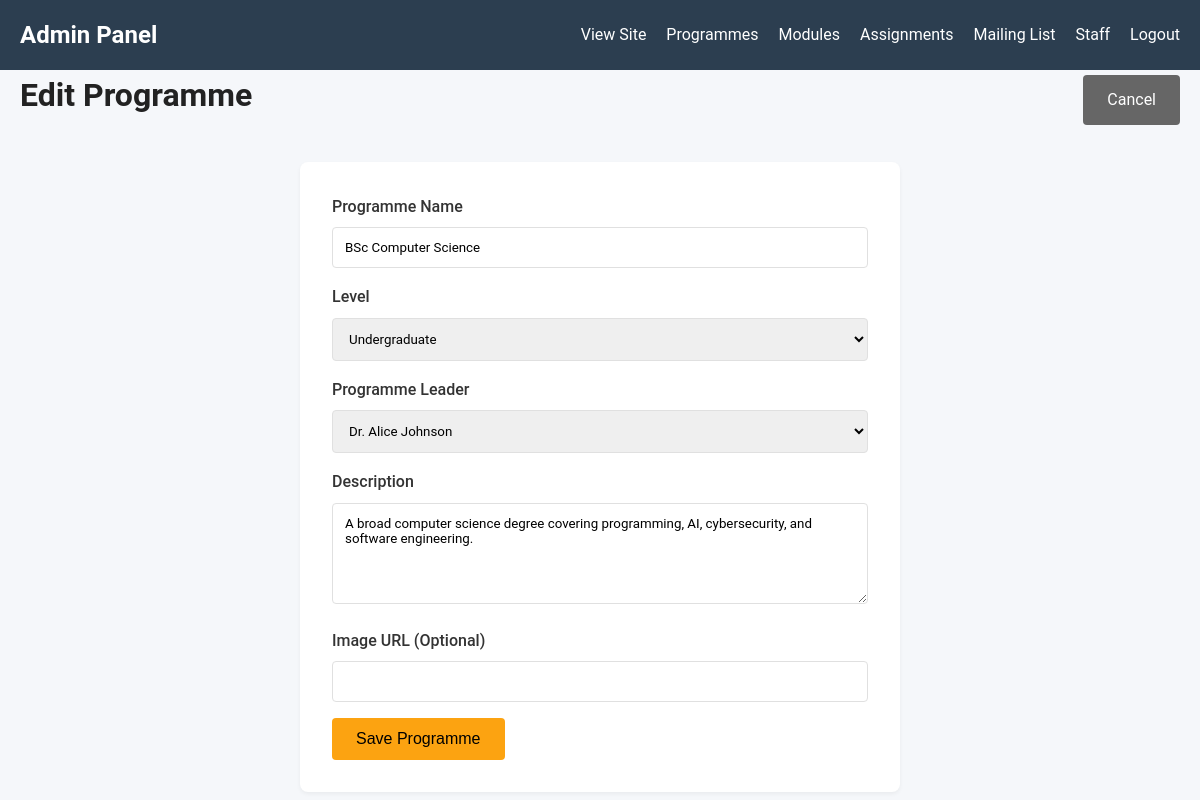
Page /admin/programmes/edit/1 (signed in) on the committed database.
### tables this page shows
CREATE TABLE Programmes (
    ProgrammeID INTEGER PRIMARY KEY AUTO_INCREMENT,
    ProgrammeName TEXT NOT NULL,
    LevelID INTEGER,
    ProgrammeLeaderID INTEGER,
    Description TEXT,
    Image TEXT,
    FOREIGN KEY (LevelID) REFERENCES Levels(LevelID),
    FOREIGN KEY (ProgrammeLeaderID) REFERENCES Staff(StaffID)
);

CREATE TABLE Levels (
    LevelID INTEGER PRIMARY KEY,
    LevelName TEXT NOT NULL
);

CREATE TABLE Staff (
    StaffID INTEGER PRIMARY KEY,
    Name TEXT NOT NULL,
    Email VARCHAR(255) NULL UNIQUE,
    PasswordHash VARCHAR(255) NULL
);

### src/Core/Controller.php (called while the page is built, shortened)
<?php
class Controller
{
    protected function render(string $view, array $data = []): string
    {
        return View::render($view, $data);
    }
}

### src/Controllers/Admin/ProgrammeController.php (called while the page is built, shortened)
<?php
class ProgrammeController extends Controller
{
    public function edit($id)
    {
        $programme = Programme::find((int)$id);
        $levels = Level::all();
        $staff = Staff::all();
        return $this->render('admin/programmes/form', [
            'title' => 'Edit Programme',
            'levels' => $levels,
            'staff' => $staff,
            'programme' => $programme
        ]);
    }
}

### src/Core/Router.php (called while the page is built, shortened)
<?php
class Router
{
    private array $routes = [];
    private function addRoute(string $method, string $path, array $handler): void
    {
        $regex = preg_replace('/\{([a-zA-Z0-9_]+)\}/', '(?P<\1>[a-zA-Z0-9_-]+)', $path);
        $regex = "#^" . $regex . "$#";
        $this->routes[] = [
            'method'  => $method,
            'pattern' => $regex,
            'controller' => $handler[0],
            'action'     => $handler[1],
            'path'       => $path
        ];
    }
    public function dispatch(string $method, string $uri)
    {
        $uri = parse_url($uri, PHP_URL_PATH);
        foreach ($this->routes as $route) {
            if ($route['method'] === $method && preg_match($route['pattern'], $uri, $matches)) {
                $params = array_filter($matches, 'is_string', ARRAY_FILTER_USE_KEY);
                $controllerName = $route['controller'];
                $action = $route['action'];
                if (class_exists($controllerName)) {
                    $controller = new $controllerName();
                    if (method_exists($controller, $action)) {
                        return call_user_func_array([$controller, $action], $params);
                    }
                }
            }
        }
        throw new \Exception("Route not found: $uri");
    }
}

### public/index.php (called while the page is built, shortened)
<?php
require_once __DIR__ . '/../src/Helpers/functions.php';
$app = new \App\Core\App();
require_once __DIR__ . '/../src/Routes/admin.php';
require_once __DIR__ . '/../src/Routes/staff.php';
$app->run();

### src/Models/Programme.php (called while the page is built, shortened)
<?php
class Programme
{
    public static function find(int $id): ?array
    {
        $db = Database::getConnection();
        $stmt = $db->prepare("SELECT p.*, l.LevelName, s.Name as LeaderName
                              FROM Programmes p
                              JOIN Levels l ON p.LevelID = l.LevelID
                              LEFT JOIN Staff s ON p.ProgrammeLeaderID = s.StaffID
                              WHERE p.ProgrammeID = ?");
        $stmt->execute([$id]);
        $result = $stmt->fetch(PDO::FETCH_ASSOC);
        return $result ?: null;
    }
}

### src/Helpers/functions.php (called while the page is built, shortened)
<?php
if (!function_exists('url')) {
    function url(string $path = ''): string {
        $baseDir = dirname($_SERVER['SCRIPT_NAME']);
        $baseDir = str_replace('\\', '/', $baseDir);
        if ($baseDir === '/') {
            $baseDir = '';
        }
        $path = ltrim($path, '/');
        return $baseDir . '/' . $path;
    }
}

### src/Models/Level.php (called while the page is built, shortened)
<?php
class Level
{
    public static function all(): array
    {
        $db = Database::getConnection();
        return $db->query("SELECT * FROM Levels ORDER BY LevelName")->fetchAll(PDO::FETCH_ASSOC);
    }
}

### src/Models/Staff.php (called while the page is built, shortened)
<?php
class Staff
{
    public static function all(): array
    {
        $db = Database::getConnection();
        return $db->query("SELECT * FROM Staff ORDER BY Name")->fetchAll(PDO::FETCH_ASSOC);
    }
}

### src/Views/admin/programmes/form.php (the view, shortened to what this page needs)
<div class="admin-header">
    <h1><?= $programme ? 'Edit Programme' : 'Add New Programme' ?></h1>
    <a href="<?= url('/admin/programmes') ?>" class="btn btn-secondary">Cancel</a>
</div>
<div class="form-container">
    <form action="<?= $programme ? url('/admin/programmes/update/' . $programme['ProgrammeID']) : url('/admin/programmes/store') ?>" method="POST">
        <div class="form-group">
            <label for="name">Programme Name</label>
            <input type="text" name="name" id="name" required value="<?= htmlspecialchars($programme['ProgrammeName'] ?? '') ?>">
        </div>
        <div class="form-group">
            <label for="level_id">Level</label>
            <select name="level_id" id="level_id" required>
                <?php foreach($levels as $lvl): ?>
                    <option value="<?= $lvl['LevelID'] ?>" <?= ($programme['LevelID'] ?? '') == $lvl['LevelID'] ? 'selected' : '' ?>>
                        <?= htmlspecialchars($lvl['LevelName']) ?>
                    </option>
                <?php endforeach; ?>
            </select>
        </div>
        <div class="form-group">
            <label for="leader_id">Programme Leader</label>
            <select name="leader_id" id="leader_id">
                <?php foreach($staff as $st): ?>
                    <option value="<?= $st['StaffID'] ?>" <?= ($programme['ProgrammeLeaderID'] ?? '') == $st['StaffID'] ? 'selected' : '' ?>>
                        <?= htmlspecialchars($st['Name']) ?>
                    </option>
                <?php endforeach; ?>
            </select>
        </div>
        <div class="form-group">
            <label for="description">Description</label>
            <textarea name="description" id="description" rows="5" required><?= htmlspecialchars($programme['Description'] ?? '') ?></textarea>
        </div>
        <div class="form-group">
            <label for="image">Image URL (Optional)</label>
            <input type="url" name="image" id="image" value="<?= htmlspecialchars($programme['Image'] ?? '') ?>">
        </div>
        <button type="submit" class="btn btn-primary">Save Programme</button>
    </form>
</div>

### public/assets/css/app.css (style rules this page uses)
* { box-sizing: border-box; margin: 0; padding: 0; }
:root { --primary-color: #0b3d91; --secondary-color: #fca311; --text-color: #333; --bg-color: #fff; --light-bg: #f5f7fa; --danger-color: #d9534f; --success-color: #5cb85c; --border-color: #e0e0e0; }
body { font-family: 'Roboto', sans-serif; color: var(--text-color); background-color: var(--bg-color); line-height: 1.6; }
a { color: var(--primary-color); text-decoration: none; }
h1, h2, h3 { margin-bottom: 0.5rem; color: #222; }
.btn { display: inline-block; padding: 0.75rem 1.5rem; border: none; border-radius: 4px; cursor: pointer; font-size: 1rem; text-align: center; text-decoration: none; }
.btn-primary { background-color: var(--secondary-color); color: #000; font-weight: 500; }
.btn-secondary { background-color: #666; color: white; }
.form-group { margin-bottom: 1rem; text-align: left; }
.form-group label { display: block; margin-bottom: 0.5rem; font-weight: 500; }
.form-group input, .form-group select, .form-group textarea { width: 100%; padding: 0.75rem; border: 1px solid var(--border-color); border-radius: 4px; font-family: inherit; }
.admin-body { background-color: var(--light-bg); }
.admin-header { display: flex; justify-content: space-between; align-items: center; margin-bottom: 2rem; }
.form-container { background: white; padding: 2rem; border-radius: 8px; box-shadow: 0 2px 4px rgba(0,0,0,0.05); max-width: 600px; margin: 0 auto; }

### rows in the picture
programmes: name "BSc Computer Science", level_id "Undergraduate", leader_id "Dr. Alice Johnson", description "A broad computer science degree covering programming, AI, cybersecurity, and software engineering."
